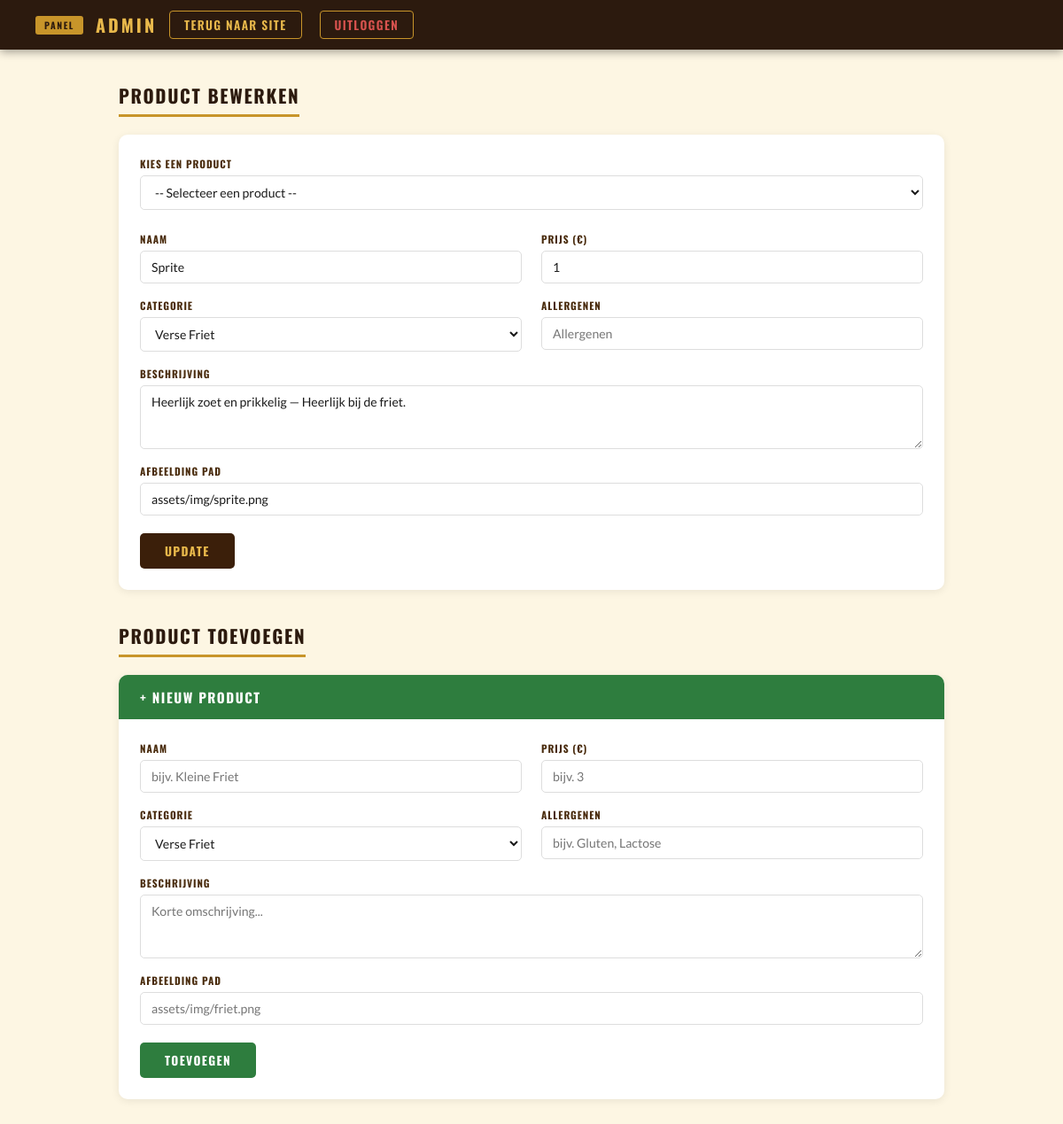
/dbcalls/login/admin.php (signed in), run on the app's committed database.
### tables this page shows
CREATE TABLE `menukaart` (
  `id` int NOT NULL,
  `naam` varchar(50) NOT NULL,
  `prijs` decimal(10,0) NOT NULL,
  `allergenen` varchar(100) NOT NULL,
  `afbeeldingen` varchar(255) NOT NULL,
  `beschrijving` text NOT NULL,
  `categorie` text NOT NULL
);

### dbcalls/login/admin.php (the view, shortened to what this page needs)
<?php
include '../conn.php';
$sql = "SELECT * FROM menukaart";
$stmt = $conn->prepare($sql);
$stmt->execute();
$producten = $stmt->fetchAll();
?>
<!DOCTYPE html>
<html lang="nl">
<head>
  <link rel="stylesheet" href="../../assets/css/admin.css" />
</head>
<body>
  <header class="admin-header">
    <span class="badge">Panel</span>
    <h1>Admin</h1>
    <div style="display: flex; gap: 20px;">
      <a href="../../index.php" class="back-link">Terug naar site</a>
      <a href="../login/sessionLogout.php" class="back-link" style="color: #d9534f;">Uitloggen</a>
    </div>
  </header>
  <div class="admin-wrapper">
    <div>
      <div class="section-title">Product bewerken</div>
      <div class="card">
        <div class="card-body">
          <div class="form-group" style="margin-bottom: 24px;">
            <label for="productKiezer">Kies een product</label>
            <select id="productKiezer" onchange="laadProduct(this)">
              <option value="">-- Selecteer een product --</option>
              <?php foreach ($producten as $product) { ?>
                <option value="<?php echo $product['id']; ?>" data-naam="<?php echo $product['naam']; ?>"
                  data-prijs="<?php echo $product['prijs']; ?>" data-categorie="<?php echo $product['categorie']; ?>"
                  data-allergenen="<?php echo $product['allergenen']; ?>"
                  data-beschrijving="<?php echo $product['beschrijving']; ?>"
                  data-afbeeldingen="<?php echo $product['afbeeldingen']; ?>">
                  <?php echo ($product['naam']); ?>
                </option>
              <?php } ?>
            </select>
          </div>
          <form action="../menukaart/update.php" method="POST" id="bewerkForm">
            <div class="form-grid">
              <div class="form-group">
                <label>Naam</label>
                <input type="text" name="naam" id="edit-naam" placeholder="Kies eerst een product"
                  value="<?php echo $product['naam']; ?>">
              </div>
              <div class="form-group">
                <label>Prijs (€)</label>
                <input type="number" name="prijs" id="edit-prijs" placeholder="Prijs"
                  value="<?php echo $product['prijs']; ?>">
              </div>
              <div class="form-group">
                <label>Categorie</label>
                <select name="categorie" id="edit-categorie">
                  <option value="friet">Verse Friet</option>
                </select>
              </div>
              <div class="form-group">
                <label>Allergenen</label>
                <input type="text" name="allergenen" id="edit-allergenen" placeholder="Allergenen"
                  value="<?php echo $product['allergenen']; ?>">
              </div>
              <div class="form-group full">
                <label>Beschrijving</label>
                <textarea name="beschrijving" id="edit-beschrijving"
                  placeholder="Beschrijving"><?php echo $product['beschrijving']; ?></textarea>
              </div>
              <div class="form-group full">
                <label>Afbeelding pad</label>
                <input type="text" name="afbeeldingen" id="edit-afbeeldingen" placeholder="assets/img/friet.png"
                  value="<?php echo $product['afbeeldingen']; ?>" />
              </div>
            </div>
            <div class="form-actions">
              <button type="submit" class="btn btn-brown">Update</button>
            </div>
          </form>
        </div>
      </div>
    </div>
    <div>
      <div class="section-title">Product toevoegen</div>
      <div class="card">
        <div class="card-header green">
          <h2>+ Nieuw product</h2>
        </div>
        <div class="card-body">
          <form action="../menukaart/create.php" method="POST">
            <div class="form-grid">
              <div class="form-group">
                <label for="add-naam">Naam</label>
                <input type="text" id="add-naam" name="naam" placeholder="bijv. Kleine Friet" />
              </div>
              <div class="form-group">
                <label for="add-prijs">Prijs (€)</label>
                <input type="number" id="add-prijs" name="prijs" placeholder="bijv. 3" />
              </div>
              <div class="form-group">
                <label for="add-categorie">Categorie</label>
                <select id="add-categorie" name="categorie">
                  <option value="friet">Verse Friet</option>
                </select>
              </div>
              <div class="form-group">
                <label for="add-allergenen">Allergenen</label>
                <input type="text" id="add-allergenen" name="allergenen" placeholder="bijv. Gluten, Lactose" />
              </div>
              <div class="form-group full">
                <label for="add-beschrijving">Beschrijving</label>
                <textarea id="add-beschrijving" name="beschrijving" placeholder="Korte omschrijving..."></textarea>
              </div>
              <div class="form-group full">
                <label for="add-afbeelding">Afbeelding pad</label>
                <input type="text" id="add-afbeelding" name="afbeeldingen" placeholder="assets/img/friet.png" />
              </div>
            </div>
            <div class="form-actions">
              <button type="submit" class="btn btn-green">Toevoegen</button>
            </div>
          </form>
        </div>
      </div>
    </div>
  </div>
</body>
</html>

### assets/css/admin.css (style rules this page uses)
*, *::before, *::after { box-sizing: border-box; margin: 0; padding: 0; }
:root { --dark-brown: #2c1a0e; --medium-brown: #4a2c0e; --gold: #c8952a; --gold-light: #e8b84b; --cream: #fdf6e3; --card-bg: #ffffff; --text-dark: #1a1a1a; --danger: #b93232; --danger-hover: #8c2020; --success: #2e7d3e; --success-hover:#235f30; --edit: #3b1f0a; --edit-hover: #5a3010; }
body { font-family: 'Lato', sans-serif; background-color: var(--cream); color: var(--text-dark); min-height: 100vh; }
.admin-header { background-color: var(--dark-brown); height: 56px; display: flex; align-items: center; padding: 0 40px; box-shadow: 0 2px 10px rgba(0,0,0,0.4); gap: 14px; position: sticky; top: 0; z-index: 100; }
.admin-header .badge { background: var(--gold); color: var(--dark-brown); font-family: 'Oswald', sans-serif; font-weight: 700; font-size: 0.65rem; letter-spacing: 0.15em; text-transform: uppercase; padding: 3px 10px; border-radius: 3px; }
.admin-header h1 { font-family: 'Oswald', sans-serif; font-weight: 700; font-size: 1.25rem; letter-spacing: 0.15em; text-transform: uppercase; color: var(--gold-light); }
.admin-header .back-link { margin-left: auto; color: var(--gold-light); text-decoration: none; font-family: 'Oswald', sans-serif; font-size: 0.85rem; font-weight: 600; letter-spacing: 0.1em; text-transform: uppercase; border: 1px solid var(--gold); padding: 5px 16px; border-radius: 4px; transition: background 0.2s, color 0.2s; }
.admin-wrapper { max-width: 980px; margin: 0 auto; padding: 36px 24px 60px; display: flex; flex-direction: column; gap: 36px; }
.section-title { font-family: 'Oswald', sans-serif; font-weight: 700; font-size: 1.3rem; text-transform: uppercase; letter-spacing: 0.08em; color: var(--dark-brown); border-bottom: 3px solid var(--gold); padding-bottom: 6px; display: inline-block; margin-bottom: 20px; }
.card { background: var(--card-bg); border-radius: 10px; box-shadow: 0 2px 10px rgba(0,0,0,0.08); overflow: hidden; }
.card-header { padding: 14px 24px; }
.card-header h2 { font-family: 'Oswald', sans-serif; font-size: 0.95rem; font-weight: 700; text-transform: uppercase; letter-spacing: 0.1em; }
.card-header.green { background: var(--success); }
.card-header.green h2 { color: #fff; }
.card-body { padding: 24px; }
.form-grid { display: grid; grid-template-columns: 1fr 1fr; gap: 16px 22px; }
.form-group { display: flex; flex-direction: column; gap: 5px; }
.form-group.full { grid-column: 1 / -1; }
.form-group label { font-family: 'Oswald', sans-serif; font-size: 0.72rem; font-weight: 700; text-transform: uppercase; letter-spacing: 0.08em; color: var(--medium-brown); }
.form-group input, .form-group select, .form-group textarea { border: 1px solid #ddd; border-radius: 5px; padding: 9px 12px; font-family: 'Lato', sans-serif; font-size: 0.88rem; color: var(--text-dark); background: #fff; outline: none; transition: border-color 0.2s; }
.form-group textarea { resize: vertical; min-height: 72px; }
.form-actions { display: flex; gap: 10px; margin-top: 20px; }
.btn { font-family: 'Oswald', sans-serif; font-size: 0.85rem; font-weight: 700; text-transform: uppercase; letter-spacing: 0.1em; padding: 10px 28px; border-radius: 5px; border: none; cursor: pointer; text-decoration: none; display: inline-block; transition: background 0.2s; }
.btn-green { background: var(--success); color: #fff; }
.btn-brown { background: var(--edit); color: var(--gold-light); }

### data on the page
menukaart: naam "Sprite", prijs "1", beschrijving "Heerlijk zoet en prikkelig — Heerlijk bij de friet.", afbeeldingen "assets/img/sprite.png"
